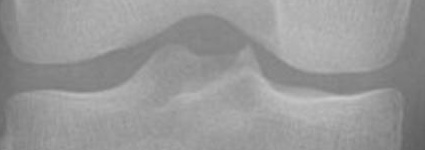
#> input picture mousecrop.jpg, 425 x 150 px
$ python segmentation_image.py
#> lines starting #> are read from the running program, lines starting #| are printed output that depends on the picture; after the words box and inside, x2 and y2 are one past the last pixel; in counts of white or black regions, pixels touching at a corner belong together
# SEGMENTATION
import numpy as np
import cv2
from matplotlib import pyplot as plt
from PIL import Image

img_filename = 'mousecrop.jpg'
save_filename = 'output_image.jpg'


img = Image.open(img_filename)
#> img is the input picture: PIL image 425x150 RGB; min 92, max 202, mean 152.4


imgray = img.convert(mode='L')


img_array = np.asarray(imgray)


histogram_array = np.bincount(img_array.flatten(), minlength=256)
#> histogram_array = 256 values, max 1908 at index 157, min 0 at index 0, mean 249

num_pixels = np.sum(histogram_array)
#> num_pixels = 63750
histogram_array = histogram_array/num_pixels
#> histogram_array = 256 values, max 0.0299 at index 157, min 0 at index 0, mean 0.00391

chistogram_array = np.cumsum(histogram_array)
#> chistogram_array = 256 values from 0 to 1


transform_map = np.floor(255 * chistogram_array).astype(np.uint8)
#> transform_map = 256 values from 0 to 254


img_list = list(img_array.flatten())
#> img_list = 63750 items


eq_img_list = [transform_map[p] for p in img_list]
#> eq_img_list = 63750 items


eq_img_array = np.reshape(np.asarray(eq_img_list), img_array.shape)


eq_img = Image.fromarray(eq_img_array, mode='L')
eq_img.save(save_filename)

img = cv2.imread("output_image.jpg")
#> img: shape (150, 425, 3); min 0, max 255, mean 129.3
b,g,r = cv2.split(img)
rgb_img = cv2.merge([r,g,b])
gray = cv2.cvtColor(img,cv2.COLOR_BGR2GRAY)
ret, thresh = cv2.threshold(gray,0,255,cv2.THRESH_BINARY_INV+cv2.THRESH_OTSU)
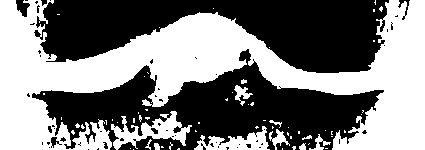
#> thresh: shape (150, 425); 49.2% white; 63 white regions (51 under 20 px), largest, box (x1, y1, x2, y2) and area: (0, 0, 425, 150) 28367, (111, 111, 192, 150) 1244, (194, 126, 270, 150) 865
#> ret = 128
# noise removal
kernel = np.ones((2,2),np.uint8)
#opening = cv2.morphologyEx(thresh,cv2.MORPH_OPEN,kernel, iterations = 2)
closing = cv2.morphologyEx(thresh,cv2.MORPH_CLOSE,kernel, iterations = 2)
#> closing: shape (150, 425); 49.6% white; 36 white regions (27 under 20 px), largest, box (x1, y1, x2, y2) and area: (0, 0, 425, 150) 30176, (198, 128, 271, 150) 801, (271, 128, 292, 150) 186
# sure background area
sure_bg = cv2.dilate(closing,kernel,iterations=3)
#> sure_bg: shape (150, 425); 57.2% white; 36 black regions (27 under 20 px), largest, box (x1, y1, x2, y2) and area: (47, 0, 391, 75) 15701, (41, 68, 382, 150) 11196, (21, 0, 31, 18) 81
# Finding sure foreground area
dist_transform = cv2.distanceTransform(sure_bg,cv2.DIST_L2,3)
# Threshold
ret, sure_fg = cv2.threshold(dist_transform,0.1*dist_transform.max(),255,0)
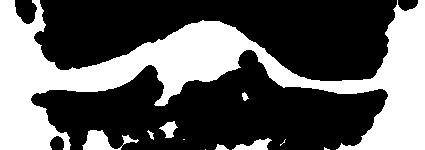
#> sure_fg: shape (150, 425) float32; 36.8% white; 11 white regions (4 under 20 px), largest, box (x1, y1, x2, y2) and area: (0, 0, 425, 150) 22368, (82, 130, 139, 150) 529, (232, 138, 272, 150) 252
#> ret = 6.3
# Finding unknown region
sure_fg = np.uint8(sure_fg)
unknown = cv2.subtract(sure_bg,sure_fg)
#> unknown: shape (150, 425); 20.4% white; 13 white regions (2 under 20 px), largest, box (x1, y1, x2, y2) and area: (31, 50, 388, 150) 8253, (34, 0, 397, 81) 3542, (234, 81, 259, 111) 425
# Marker labelling
ret, markers = cv2.connectedComponents(sure_fg)
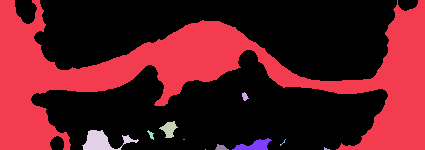
#> markers: shape (150, 425) int32; 12 distinct labels, from 0 to 11; one colour per label, 0 black
#> ret = 12
# Add one to all labels so that sure background is not 0, but 1
markers = markers+1
#> markers: shape (150, 425) int32; 12 distinct labels, from 1 to 12
# Now, mark the region of unknown with zero
markers[unknown==255] = 0
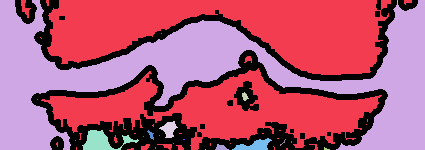
#> markers: shape (150, 425) int32; 13 distinct labels, from 0 to 12; one colour per label, 0 black
markers = cv2.watershed(img,markers)
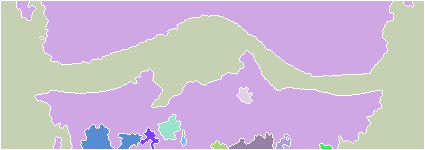
#> markers: shape (150, 425) int32; 12 distinct labels, from -1 to 11; one colour per label, 0 black, -1 white
img[markers == -1] = [255,0,0]
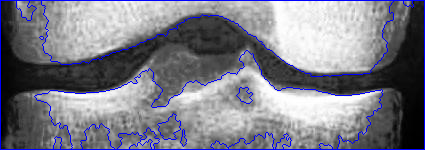
#> img: shape (150, 425, 3); mean B, G, R 135.7, 124.1, 124.1

n_white_pix = np.sum(img == 255)
#> n_white_pix = 3335
print('Number of white pixels:', n_white_pix)
#| Number of white pixels: 3335

plt.subplot(211),plt.imshow(rgb_img)
plt.title('Input Image'), plt.xticks([]), plt.yticks([])
plt.subplot(212),plt.imshow(thresh, 'gray')
plt.imsave(r'thresh.png',thresh)
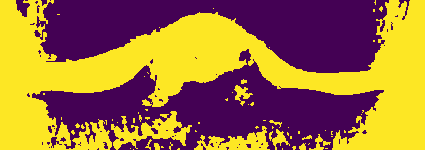
#> saved as thresh.png: shape (150, 425, 3); mean R, G, B 159, 114.2, 60.4
plt.title("Otsu's binary threshold"), plt.xticks([]), plt.yticks([])
plt.tight_layout()
plt.show()

$ run again, with joelho1.jpg copied over mousecrop.jpg
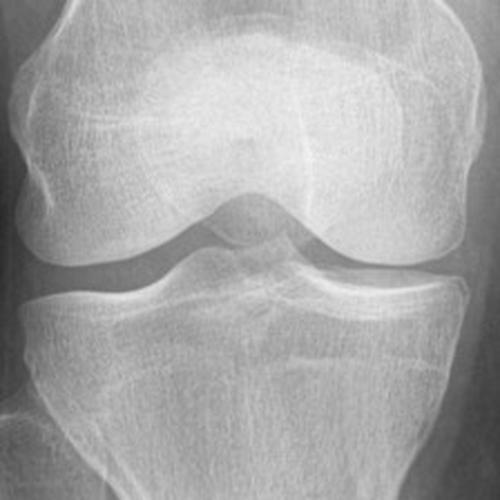
#> input picture joelho1.jpg, 500 x 500 px
#> img is the input picture: PIL image 500x500 RGB; min 38, max 245, mean 167.5
#> `histogram_array = np.bincount(img_array.flatten(), minlength=256)`: histogram_array = 256 values, max 4321 at index 174, min 0 at index 0, mean 976.6
#> num_pixels = 250000
#> `histogram_array = histogram_array/num_pixels`: histogram_array = 256 values, max 0.0173 at index 174, min 0 at index 0, mean 0.00391
#> chistogram_array = 256 values from 0 to 1
#> transform_map = 256 values from 0 to 254
#> img_list = 250000 items
#> `ret, thresh = cv2.threshold(gray,0,255,cv2.THRESH_BINARY_INV+cv2.THRES..`:
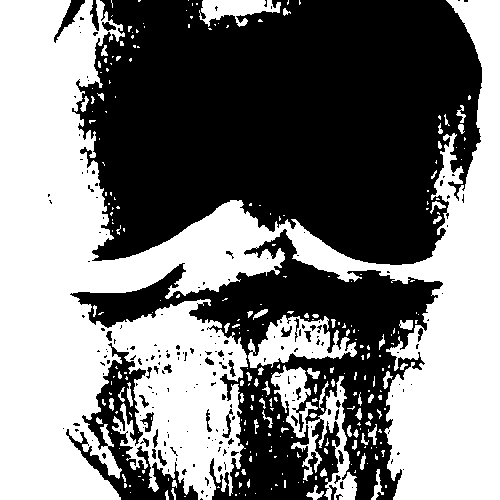
#> thresh: shape (500, 500); 48.9% white; 275 white regions (211 under 20 px), largest, box (x1, y1, x2, y2) and area: (0, 0, 500, 500) 110469, (271, 365, 357, 500) 3620, (248, 315, 357, 368) 2867
#> `ret, thresh = cv2.threshold(gray,0,255,cv2.THRESH_BINARY_INV+cv2.THRES..`: ret = 126
#> closing: shape (500, 500); 49.9% white; 178 white regions (146 under 20 px), largest, box (x1, y1, x2, y2) and area: (0, 0, 500, 500) 121081, (201, 0, 283, 32) 1424, (374, 471, 386, 500) 148
#> sure_bg: shape (500, 500); 58% white; 140 black regions (110 under 20 px), largest, box (x1, y1, x2, y2) and area: (85, 0, 484, 267) 80870, (79, 237, 444, 437) 15016, (237, 367, 327, 500) 4313
#> `ret, sure_fg = cv2.threshold(dist_transform,0.1*dist_transform.max(),2..`: ret = 10.86
#> unknown: shape (500, 500); 24.6% white; 64 white regions (11 under 20 px), largest, box (x1, y1, x2, y2) and area: (56, 0, 495, 500) 56644, (190, 0, 296, 35) 1643, (159, 360, 183, 383) 382
#> `ret, markers = cv2.connectedComponents(sure_fg)`: ret = 16
#> n_white_pix = 7966
#| Number of white pixels: 7966
#> `plt.imsave(r'thresh.png',thresh)`:
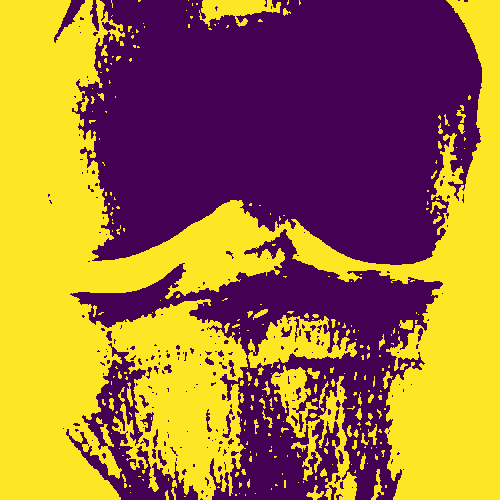
#> saved as thresh.png: shape (500, 500, 3); mean R, G, B 158.4, 113.4, 60.5

$ run again, with joelho2.jpg copied over mousecrop.jpg
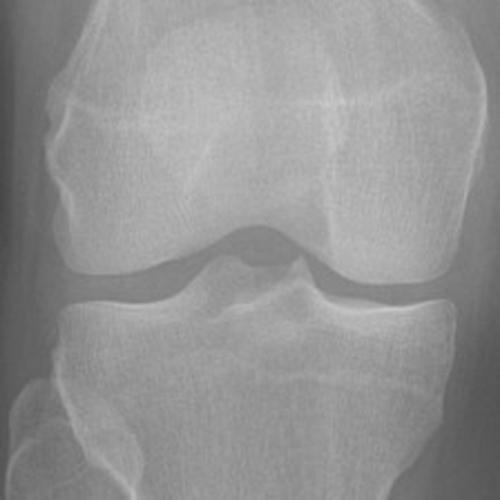
#> input picture joelho2.jpg, 500 x 500 px
#> img is the input picture: PIL image 500x500 RGB; min 69, max 203, mean 148
#> `histogram_array = np.bincount(img_array.flatten(), minlength=256)`: histogram_array = 256 values, max 5521 at index 149, min 0 at index 0, mean 976.6
#> num_pixels = 250000
#> `histogram_array = histogram_array/num_pixels`: histogram_array = 256 values, max 0.0221 at index 149, min 0 at index 0, mean 0.00391
#> chistogram_array = 256 values from 0 to 1
#> transform_map = 256 values from 0 to 255
#> img_list = 250000 items
#> `ret, thresh = cv2.threshold(gray,0,255,cv2.THRESH_BINARY_INV+cv2.THRES..`:
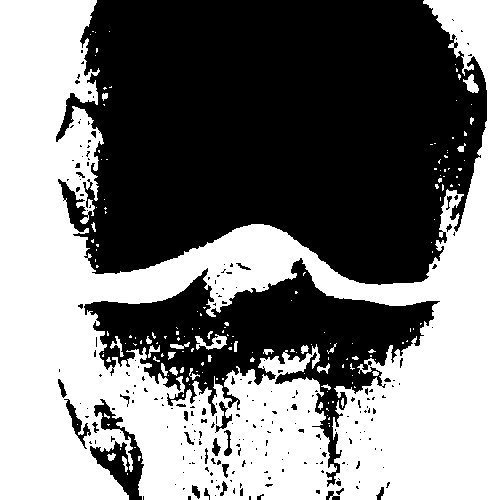
#> thresh: shape (500, 500); 49.2% white; 167 white regions (139 under 20 px), largest, box (x1, y1, x2, y2) and area: (0, 0, 500, 500) 120873, (195, 334, 227, 350) 244, (463, 74, 479, 93) 161
#> `ret, thresh = cv2.threshold(gray,0,255,cv2.THRESH_BINARY_INV+cv2.THRES..`: ret = 127
#> closing: shape (500, 500); 50% white; 110 white regions (92 under 20 px), largest, box (x1, y1, x2, y2) and area: (0, 0, 500, 500) 123450, (193, 336, 231, 354) 273, (465, 76, 481, 95) 163
#> sure_bg: shape (500, 500); 55.1% white; 83 black regions (66 under 20 px), largest, box (x1, y1, x2, y2) and area: (62, 0, 489, 286) 92839, (90, 266, 436, 393) 17220, (96, 449, 145, 500) 796
#> `ret, sure_fg = cv2.threshold(dist_transform,0.1*dist_transform.max(),2..`: ret = 12.88
#> unknown: shape (500, 500); 21% white; 40 white regions (13 under 20 px), largest, box (x1, y1, x2, y2) and area: (49, 0, 500, 500) 43352, (51, 375, 158, 500) 6174, (170, 324, 243, 365) 1216
#> `ret, markers = cv2.connectedComponents(sure_fg)`: ret = 7
#> n_white_pix = 6967
#| Number of white pixels: 6967
#> `plt.imsave(r'thresh.png',thresh)`:
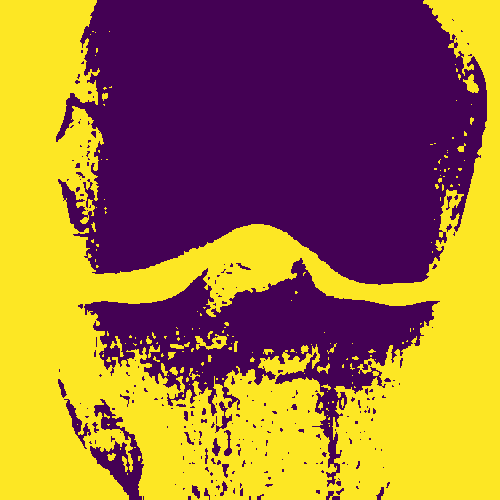
#> saved as thresh.png: shape (500, 500, 3); mean R, G, B 159, 114.1, 60.4
